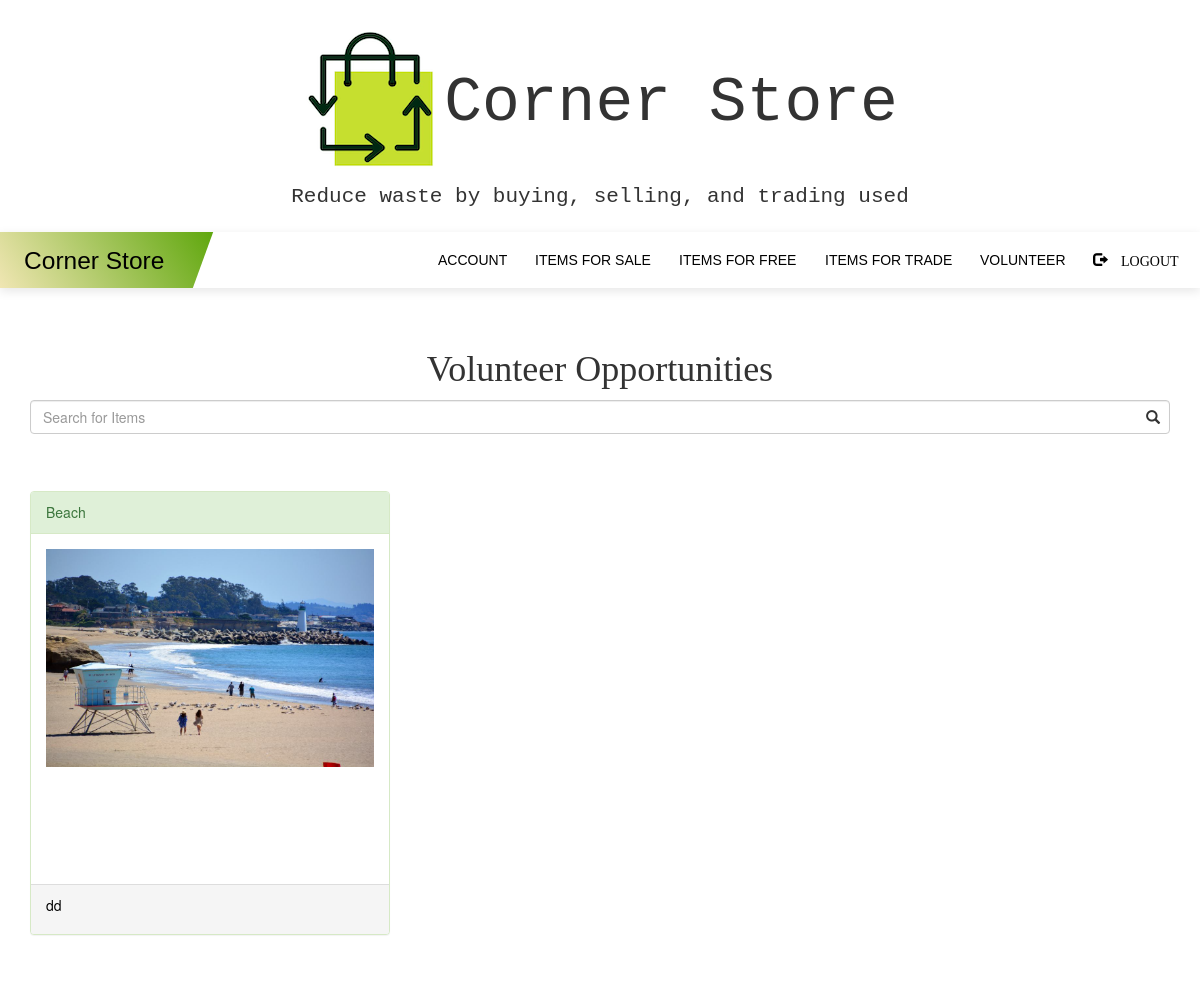
/vollisting (signed in), run on the app's committed database.
### myapp/models.py (models this page shows, shortened)
class Volunteer(db.Model):
    id = db.Column(db.Integer, primary_key=True)
    image_file = db.Column(db.String(20),nullable=False,default='default.jpg')
    name = db.Column(db.String(64))
    description = db.Column(db.String(512))
    location = db.Column(db.Integer)
    date = db.Column(db.DateTime, nullable=False)
    user_id = db.Column(db.Integer, db.ForeignKey('users.id'))
    vol_id = db.relationship('BeVolunteer', backref='volunteer', lazy='dynamic')

### myapp/routes.py (the view)
@myapp_obj.route('/vollisting')
@login_required
def vollistings():
    sale = Volunteer.query.all()
    title = "Volunteer Opportunities"
    return render_template('getvol.html', sale=sale, title=title)

### myapp/models.py (called while the page is built)
@login.user_loader
def load_user(id):
    return User.query.get(int(id))

### myapp/templates/getvol.html (shortened to what this page needs)
{% extends "base.html" %}
{% block content %}
<br><br>
<h1 style="text-align: center; font: monospace; font-family: Monaco"> {{ title }} </h1>
<div class = "container">
<div class = "center">
    <div class="form-group has-feedback has-search">
        <input type="text" class="form-control" placeholder="Search for Items">
    </div>
</div>
</div>
<br><br>
<div class="container">
<div class="row">
    {% for i in sale %}
        <div class="col-sm-4">
            <a href="/vollistings/{{i.id}}">
            <div class="panel panel-success">
                <div class="panel-heading">{{ i.name }}</div>
                <div class="panel-body" style="height:350px;"><img src="/static/listing_pics/{{i.image_file}}" class="img-responsive" style="width:100%; " alt="Image"></div>
                <div class="panel-footer" style="height:50px">{{ i.description }}</div>
            </div>
        </a>
        </div>
        {% endfor %}
</div><br><br>
</body>
{% endblock %}

### myapp/static/nav.css (style rules this page uses)
html { scroll-behavior: smooth; }
body { line-height: 1.5em; padding: 0; margin: 0; }
a:link, a:visited, a:active { text-decoration: none; color: black; }

### myapp/templates/base.html (style rules this page uses)
img { max-width: 100%; max-height: 100%; }

### data on the page
Volunteer: name "Beach", image_file (picture), description "dd"

### other printed values
{{ title }} "Volunteer Opportunities"
